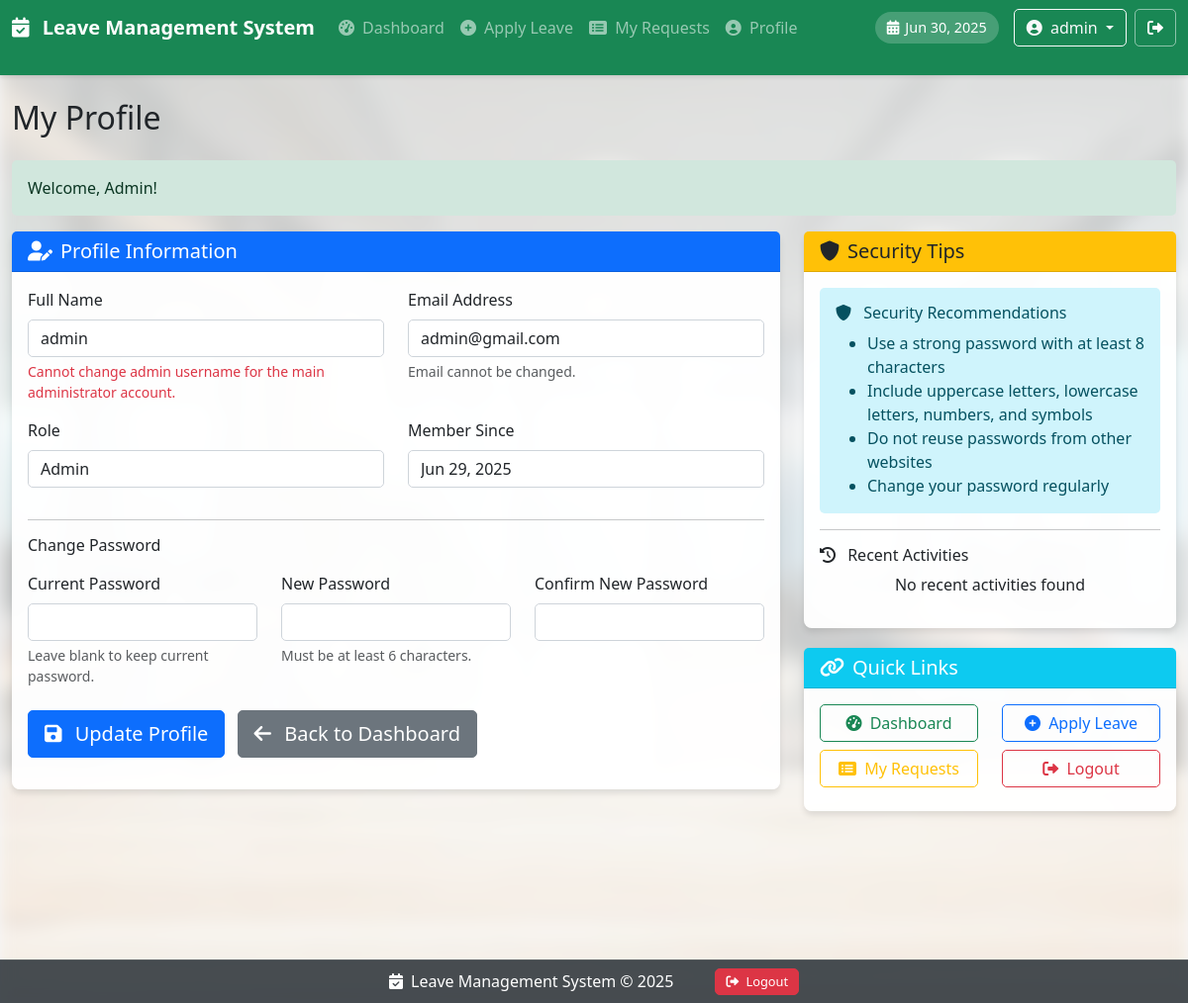
The app's page /user/profile.php (signed in) with its own data.
### tables this page shows
CREATE TABLE IF NOT EXISTS users (
                                     id INT AUTO_INCREMENT PRIMARY KEY,
                                     name VARCHAR(100) NOT NULL,
    email VARCHAR(100) NOT NULL UNIQUE,
    password VARCHAR(255) NOT NULL,
    role ENUM('admin', 'user') DEFAULT 'user',
    created_at TIMESTAMP DEFAULT CURRENT_TIMESTAMP,
    last_login TIMESTAMP NULL
    );

### user/profile.php (the view, shortened to what this page needs)
<?php
require_once '../includes/functions.php';
$userId = $_SESSION['user_id'];
$userEmail = $_SESSION['user_email'];
try {
    $stmt = $pdo->prepare("SELECT * FROM users WHERE id = ?");
    $stmt->execute([$userId]);
    $user = $stmt->fetch(PDO::FETCH_ASSOC);
} catch (PDOException $e) {
    $error = "Database error: " . $e->getMessage();
}
?>
<!DOCTYPE html>
<html lang="en">
<head>
    <link href="https://cdn.jsdelivr.net/npm/bootstrap@5.3.0/dist/css/bootstrap.min.css" rel="stylesheet">
    <link rel="stylesheet" href="https://cdnjs.cloudflare.com/ajax/libs/font-awesome/6.0.0/css/all.min.css">
    <link rel="stylesheet" href="../assets/css/style.css">
</head>
<body>
<?php include '../includes/user-navbar.php'; ?>
<div class="content-wrapper">
    <div class="container-fluid py-4">
        <h2 class="mb-4">My Profile</h2>
        <div class="row">
            <div class="col-lg-8">
                <div class="card">
                    <div class="card-header bg-primary text-white">
                        <h5 class="mb-0">
                            <i class="fas fa-user-edit me-2"></i>Profile Information
                        </h5>
                    </div>
                    <div class="card-body">
                        <form method="POST" action="profile.php">
                            <div class="row">
                                <div class="col-md-6">
                                    <div class="mb-3">
                                        <label for="name" class="form-label">Full Name</label>
                                        <input type="text" class="form-control" id="name" name="name"
                                               value="<?php echo htmlspecialchars($user['name']); ?>" required
                                            <?php echo ($userEmail === 'admin@gmail.com') ? 'readonly' : ''; ?>>
                                        <?php if ($userEmail === 'admin@gmail.com'): ?>
                                            <div class="form-text text-danger">
                                                Cannot change admin username for the main administrator account.
                                            </div>
                                        <?php endif; ?>
                                    </div>
                                </div>
                                <div class="col-md-6">
                                    <div class="mb-3">
                                        <label for="email" class="form-label">Email Address</label>
                                        <input type="email" class="form-control" id="email"
                                               value="<?php echo htmlspecialchars($user['email']); ?>" readonly>
                                        <div class="form-text">Email cannot be changed.</div>
                                    </div>
                                </div>
                            </div>
                            <div class="row">
                                <div class="col-md-6">
                                    <div class="mb-3">
                                        <label for="role" class="form-label">Role</label>
                                        <input type="text" class="form-control"
                                               value="<?php echo ucfirst($user['role']); ?>" readonly>
                                    </div>
                                </div>
                                <div class="col-md-6">
                                    <div class="mb-3">
                                        <label for="created_at" class="form-label">Member Since</label>
                                        <input type="text" class="form-control"
                                               value="<?php echo formatDateForDisplay($user['created_at']); ?>" readonly>
                                    </div>
                                </div>
                            </div>
                            <hr>
                            <h6 class="mb-3">Change Password</h6>
                            <div class="row">
                                <div class="col-md-4">
                                    <div class="mb-3">
                                        <label for="current_password" class="form-label">Current Password</label>
                                        <input type="password" class="form-control" id="current_password"
                                               name="current_password" autocomplete="current-password">
                                        <div class="form-text">Leave blank to keep current password.</div>
                                    </div>
                                </div>
                                <div class="col-md-4">
                                    <div class="mb-3">
                                        <label for="new_password" class="form-label">New Password</label>
                                        <input type="password" class="form-control" id="new_password"
                                               name="new_password" autocomplete="new-password">
                                        <div class="form-text">Must be at least 6 characters.</div>
                                    </div>
                                </div>
                                <div class="col-md-4">
                                    <div class="mb-3">
                                        <label for="confirm_password" class="form-label">Confirm New Password</label>
                                        <input type="password" class="form-control" id="confirm_password"
                                               name="confirm_password" autocomplete="new-password">
                                    </div>
                                </div>
                            </div>
                            <div class="mb-3 pt-2">
                                <button type="submit" class="btn btn-primary btn-lg">
                                    <i class="fas fa-save me-2"></i> Update Profile
                                </button>
                                <a href="dashboard.php" class="btn btn-secondary btn-lg ms-2">
                                    <i class="fas fa-arrow-left me-2"></i> Back to Dashboard
                                </a>
                            </div>
                        </form>
                    </div>
                </div>
            </div>
            <div class="col-lg-4">
                <div class="card">
                    <div class="card-header bg-warning text-dark">
                        <h5 class="mb-0">
                            <i class="fas fa-shield-alt me-2"></i>Security Tips
                        </h5>
                    </div>
                    <div class="card-body">
                        <div class="alert alert-info">
                            <h6><i class="fas fa-shield-alt me-2"></i> Security Recommendations</h6>
                            <ul class="mb-0">
                                <li>Use a strong password with at least 8 characters</li>
                                <li>Include uppercase letters, lowercase letters, numbers, and symbols</li>
                                <li>Do not reuse passwords from other websites</li>
                                <li>Change your password regularly</li>
                            </ul>
                        </div>
                        <hr>
                        <h6><i class="fas fa-history me-2"></i> Recent Activities</h6>
                        <div class="table-responsive">
                            <?php
                            $stmt = $pdo->prepare("
                                SELECT * FROM activity_logs
                                WHERE user_id = ?
                                ORDER BY created_at DESC
                                LIMIT 5
                            ");
                            $stmt->execute([$userId]);
                            $activities = $stmt->fetchAll(PDO::FETCH_ASSOC);
                            ?>
                            <?php if (count($activities) > 0): ?>
                                <table class="table table-striped">
                                    <thead>
                                    <tr>
                                        <th>Activity</th>
                                        <th>Date</th>
                                    </tr>
                                    </thead>
                                    <tbody>
                                    <?php foreach ($activities as $activity): ?>
                                        <tr>
                                            <td><?php echo htmlspecialchars($activity['action']); ?></td>
                                            <td><?php echo formatDateForDisplay($activity['created_at'], 'M d'); ?></td>
                                        </tr>
                                    <?php endforeach; ?>
                                    </tbody>
                                </table>
                            <?php else: ?>
                                <p class="text-center">No recent activities found</p>
                            <?php endif; ?>
                        </div>
                    </div>
                </div>
                <div class="card mt-3">
                    <div class="card-header bg-info text-white">
                        <h5 class="mb-0">
                            <i class="fas fa-link me-2"></i>Quick Links
                        </h5>
                    </div>
                    <div class="card-body">
                        <div class="row">
                            <div class="col-6 mb-2">
                                <a href="dashboard.php" class="btn btn-outline-success w-100">
                                    <i class="fas fa-tachometer-alt me-1"></i> Dashboard
                                </a>
                            </div>
                            <div class="col-6 mb-2">
                                <a href="apply_leave.php" class="btn btn-outline-primary w-100">
                                    <i class="fas fa-plus-circle me-1"></i> Apply Leave
                                </a>
                            </div>
                            <div class="col-6 mb-2">
                                <a href="my_requests.php" class="btn btn-outline-warning w-100">
                                    <i class="fas fa-list-alt me-1"></i> My Requests
                                </a>
                            </div>
                            <div class="col-6 mb-2">
                                <a href="../logout.php" class="btn btn-outline-danger w-100">
                                    <i class="fas fa-sign-out-alt me-1"></i> Logout
                                </a>
                            </div>
                        </div>
                    </div>
                </div>
            </div>
        </div>
    </div>
</div>
<?php include '../includes/footer.php'; ?>
</body>
</html>

### assets/css/style.css (style rules this page uses)
body { position: relative; min-height: 100vh; padding-bottom: 70px; margin: 0; background-color: #f8f9fa; }
body::before { content: ""; position: fixed; top: 0; left: 0; width: 100%; height: 100%; background-image: url('../img/bg.jpg'); background-size: cover; background-position: center; background-repeat: no-repeat; filter: blur(8px); opacity: 0.2; z-index: -1; }
.container-fluid { position: relative; z-index: 1; padding-bottom: 20px; }
.content-wrapper { min-height: calc(100vh - 140px); padding-bottom: 80px; }
.card { background-color: rgba(255, 255, 255, 0.95); box-shadow: 0 4px 6px rgba(0, 0, 0, 0.1); border: none; border-radius: 8px; transition: all 0.3s ease; margin-bottom: 20px; }
.card-header { border-top-left-radius: 8px; border-top-right-radius: 8px; border-bottom: 1px solid rgba(0, 0, 0, 0.125); font-weight: 500; }
.btn { border-radius: 5px; font-weight: 500; outline: none !important; box-shadow: none !important; }
.form-control, .form-select { border-radius: 5px; border: 1px solid #ced4da; }
.alert { border-radius: 5px; border: none; }

### records on screen
users: name "admin", email "admin@gmail.com", role "Admin", created_at "Jun 29, 2025"

### other values on screen
getCurrentDateFormatted() "Jun 30, 2025"
$_SESSION['user_name'] "admin"
$_SESSION['message'] "Welcome, Admin!"
